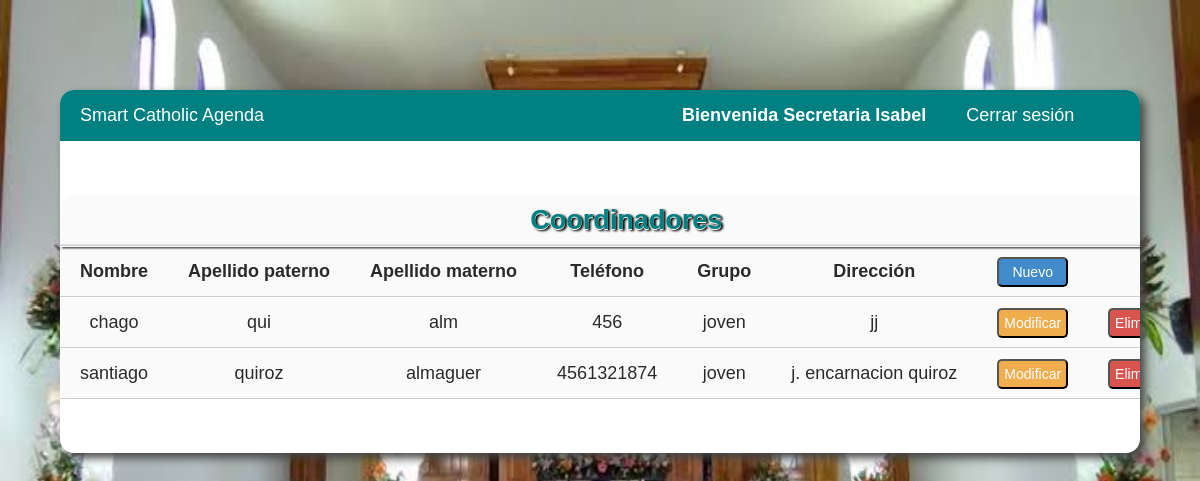
The page /adminCordi.php (signed in) on the database its author committed.
### tables this page shows
CREATE TABLE IF NOT EXISTS `grupo` (
  `idGrupo` int(11) NOT NULL AUTO_INCREMENT,
  `NombreG` varchar(250) DEFAULT NULL,
  `Descripcion` varchar(250) DEFAULT NULL,
  PRIMARY KEY (`idGrupo`)
);

CREATE TABLE IF NOT EXISTS `usuarios` (
  `idUsuario` int(11) NOT NULL AUTO_INCREMENT,
  `Nombre` varchar(250) DEFAULT NULL,
  `ApellidoPaterno` varchar(250) DEFAULT NULL,
  `ApellidoMaterno` varchar(250) DEFAULT NULL,
  `Direccion` varchar(250) DEFAULT NULL,
  `Telefono` varchar(50) DEFAULT NULL,
  `Grupo` int(11) DEFAULT NULL,
  `Usuario` varchar(250) DEFAULT NULL,
  `Contrasena` varchar(250) DEFAULT NULL,
  `Rol` int(11) DEFAULT NULL,
  PRIMARY KEY (`idUsuario`),
  KEY `Grupo` (`Grupo`),
  KEY `Rol` (`Rol`)
);

### adminCordi.php (the view, shortened to what this page needs)
<!DOCTYPE html>
<?php
require_once "conexion.php";
$s=$_SESSION['Grupo'];
  $sql2=mysqli_query($conexion,"SELECT nombreG FROM grupo WHERE idGrupo='$s'");
  $f2=mysqli_fetch_assoc($sql2);
?>
<html>
<head>
	<link rel="stylesheet" href="librerias/css/estiloAdmin.css">
	</head>
	<body >
		<div class="contenedor">
			<header>
				<nav>
					<ul>
						<li><a href="javascript:history.go(-1)">Smart Catholic Agenda</a></li>
						<li style="margin-left: 35%"><a href=""><strong>Bienvenida <?php echo " "; echo $f2['nombreG']; echo " "; echo $_SESSION['Nombre']; ?> </strong></a></li>
						<li><a href="CerrarSesion.php">Cerrar sesión</a></li>
					</ul>
				</nav>
			</header>
			<div class="cont">
				<table class="table">
					<tr>
						<th colspan="8" class="x">Coordinadores</th>
					</tr>
				   	<th>Nombre </th>
			        <th>Apellido paterno</th>
			        <th>Apellido materno</th>
			        <th>Teléfono</th>
			        <th>Grupo</th>
			        <th>Dirección</th>
			        <th> <a href="adminCordiNuevo.php"> <button type="button" class="btn btnA">Nuevo</button> </a> </th>
			       	<th></th>
			        <tr>
			     <?php
				include("conexion.php");
	            $query=mysqli_query($conexion,"SELECT `usuarios`.`idUsuario`, `usuarios`.`Nombre`, `usuarios`.`ApellidoPaterno`, `usuarios`.`ApellidoMaterno`, `usuarios`.`Direccion`, `usuarios`.`Telefono`, `usuarios`.`Grupo`,`grupo`.`NombreG`, `usuarios`.`Usuario`, `usuarios`.`Contrasena`, `usuarios`.`Rol` FROM `usuarios` inner join grupo ON usuarios.Grupo=grupo.idGrupo WHERE Rol!=1 && Grupo!=1");
	            while($filas=mysqli_fetch_assoc($query))
	            {
            	?>
			          <td><?php echo $filas['Nombre']; ?></td>
			          <td><?php echo $filas['ApellidoPaterno']; ?></td>
			          <td><?php echo $filas['ApellidoMaterno']; ?></td>
			          <td><?php echo $filas['Telefono']; ?></td>
			          <td><?php echo $filas['NombreG']; ?></td>
			          <td><?php echo $filas['Direccion']; ?></td>
			          <td><a href="adminCordiModificar.php?Usuario=<?php echo $filas['idUsuario'];?>"> <button type='button' class="btn btnM">Modificar</button> </a> </td>
			          <td> <a href="adminCordiEliminar.php?Usuario=<?php echo $filas['idUsuario'];?>"><button type='button' class="btn btnE">Eliminar</button></a> </td>
			        </tr>
			    <?php } ?>
				</table>
			</div>
		</div>
	</body>
</html>

### librerias/css/estiloAdmin.css (style rules this page uses)
* { margin: 0; padding: 0; -webkit-box-sizing:border-box; -moz-box-sizing:border-box; box-sizing: border-box; font-family:Helvetica, Arial, Tahoma, sans-serif; }
body { font-size: 18px; font-family: Arial, Sans-serif ; background: #4a565b; background-image: url(../../img/fondo.jpeg); background-size: 100% 100%;background-attachment: fixed; }
.contenedor { width: 90%; max-width: 1200px; height: 100%; max-height: 1200px; margin: 90px auto; overflow: hidden; background: #fff; border-radius: 14px; filter: drop-shadow(5px 5px 5px #444); }
header { background: #008080; }
header nav { width: 100% }
header nav ul { list-style: none; overflow: hidden; }
header nav ul li { float: left; }
header nav ul li a { text-decoration: none; display: inline-block; color: #fff; padding: 15px 20px; }
.cont { width: 100%; display: flex; flex-direction: row; flex-wrap: wrap; justify-content: space-between; align-content: center; }
.cont .table { width: 90%; margin: 5% auto; border-collapse: separate; border-radius: 14px; border-spacing: 0; text-shadow: 0 1px 0 #fff; color: #2a2a2a; background: #fafafa; }
.cont .table th, td { height: 50px; line-height: 50px; padding: 0 20px; border-bottom: 1px solid #cdcdcd; box-shadow: 0 1px 0 white; white-space: nowrap; text-align: center; }
.cont .table tr .x { font-size: 27px; color: #008080; filter: drop-shadow(2px 1px 1px #000); }
.btn { width: 100%; border-radius: 5px; padding: 5px; cursor: pointer; font-size: 14px; }
.btnA { color: white; background: #428bca; }
.btnM { color: white; background: #f0ad4e; }
.btnE { color: white; background: #d9534f; }

### rows shown on the page
grupo: NombreG "Secretaria"
usuarios: Nombre "chago", ApellidoPaterno "qui", ApellidoMaterno "alm", Telefono "456", Grupo.NombreG "joven", Direccion "jj"
usuarios: Nombre "santiago", ApellidoPaterno "quiroz", ApellidoMaterno "almaguer", Telefono "4561321874", Grupo.NombreG "joven", Direccion "j. encarnacion quiroz"

### other values the page prints
$_SESSION['Nombre'] "Isabel"
